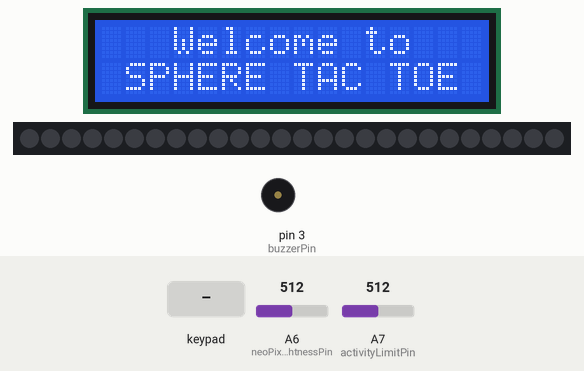
The sketch below on a simulated Arduino Nano, built with avr-gcc and run on an emulated ATmega328P. Parts: 16×2 character LCD, 26 RGB LEDs in strip order, left to right, buzzer (waves = sounding). Inputs (shaded band) come from the test bench; at power-on: A6 (neoPixelBrightnessPin) = 512, A7 (activityLimitPin) = 512. Dim RGB values are drawn brighter than linear; what the sketch prints to the serial monitor is not drawn.

Above: at 0.8 s.
At 2.7 s:
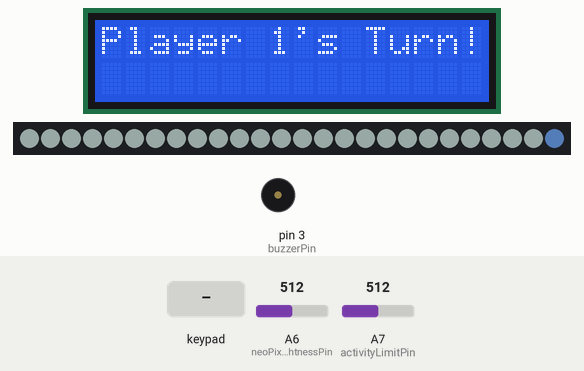
2.8 s: key 'A' pressed
At 4.0 s:
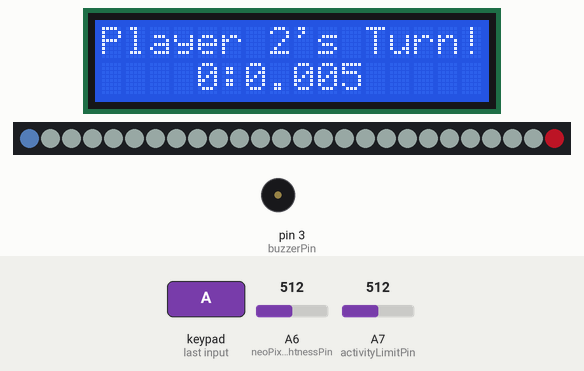
4.5 s: A6 (neoPixelBrightnessPin) set to 14
6.0 s: A6 (neoPixelBrightnessPin) set to 11
At 6.5 s:
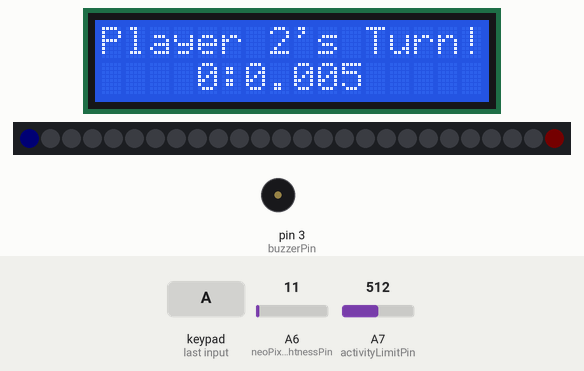
7.5 s: key 'B' pressed
At 8.8 s:
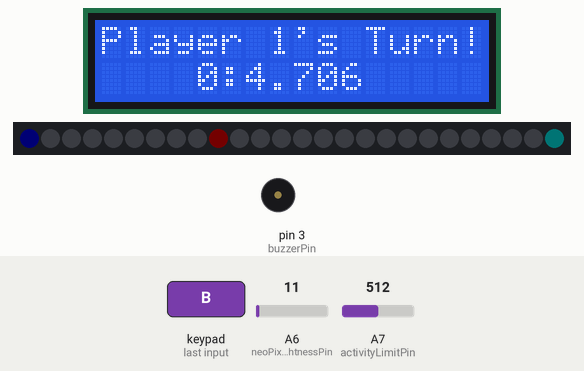
9.2 s: A6 (neoPixelBrightnessPin) set to 0
10.7 s: key 'C' pressed
At 12.2 s:
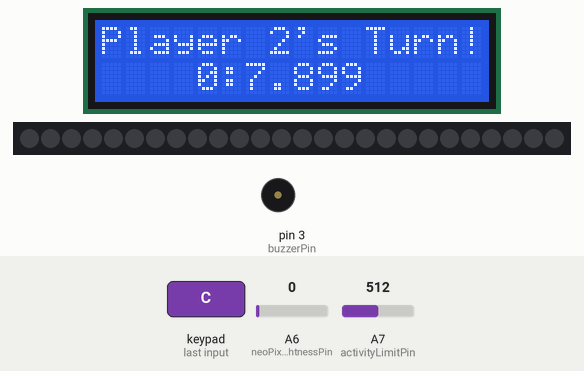
Timing chart, 0 to 59.7 s (numbered marks = the images above; inputs shaded):
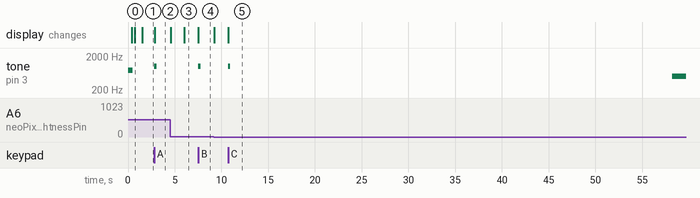

The sketch:

sphere_tac_toe.ino
```cpp
#include <LiquidCrystal_I2C.h>
#include <Adafruit_NeoPixel.h>
#include <Wire.h>
#include <Keypad.h>

void(* resetFunc) (void) = 0;

const byte lcdAddress = 0x27,
           gyroAddress = 0x68;

const uint8_t neopixelPin = 2,
              buzzerPin = 3,
              neoPixelBrightnessPin = A6,
              activityLimitPin = A7;

const byte rowPins[] = {4, 5, 6, 7, 8}; // top -> bottom
const byte colPins[] = {9, 14, 15, 16, 17}; // left -> right

unsigned long startingTime;
unsigned long lastActivityTime = 0;

const char keys[][5] = {
  {'A', 'B', 'C', 'D', 'E'},
  {'F', 'G', 'H', 'I', 'J'},
  {'K', 'L', 'M', 'N', 'O'},
  {'P', 'Q', 'R', 'S', 'T'},
  {'U', 'V', 'W', 'X', 'Y'}
};

const byte colors[][3] = {
  {255, 0, 0}, // red
  {255, 127, 0}, // orange
  {255, 255, 0}, // yellow
  {127, 255, 0}, // lime
  {0, 255, 0}, // green
  {0, 255, 255}, // blue
  {75, 75, 255}, // blueish-purple
  {127, 0, 255}, // purple
  {255, 0, 255} // magenta
};

const byte playerColors[][3] = {
  {62, 95, 138}, // Brillant blue – player 1
  {155, 17, 30}, // Ruby red – player 2
  {78, 87, 84} // Basalt grey – tie/unknown
};

int states[][5] = {
  {0, 0, 0, 0, 0},
  {0, 0, 0, 0, 0},
  {0, 0, 0, 0, 0},
  {0, 0, 0, 0, 0},
  {0, 0, 0, 0, 0}
};

bool player = 0;

int plays = 0;

LiquidCrystal_I2C lcd = LiquidCrystal_I2C(lcdAddress, 16, 2);
Keypad buttonGrid = Keypad(makeKeymap(keys), rowPins, colPins, 5, 5);
Adafruit_NeoPixel pixelGrid = Adafruit_NeoPixel(26, neopixelPin, NEO_GRB + NEO_KHZ800);

void setup() {
  pinMode(buzzerPin, OUTPUT);

  Serial.begin(9600);

  Serial.println("On/Reset");

  tone(buzzerPin, 750, 500);

  lcd.init();
  lcd.backlight();
  lcd.clear();

  lcd.setCursor(3, 0);
  lcd.print("Welcome to");
  lcd.setCursor(1, 1);
  lcd.print("SPHERE TAC TOE");

  pixelGrid.begin();

  onAnimation();

  delay(750);

  lcd.clear();
  lcd.setCursor(0, 0);
  lcd.print("Player 1's Turn!");

  setAllOnGrid(playerColors[2][0], playerColors[2][1], playerColors[2][2]);
  setIndicatorPixel(playerColors[0][0], playerColors[0][1], playerColors[0][2]);
}

void loop() {
  char key = buttonGrid.getKey();

  if (key) {
    lastActivityTime = millis();

    Serial.print("Key Pressed: ");
    Serial.print(key);
    Serial.print(" --> ");

    int rowCol[2];
    keyToRowCol(key, keys, rowCol);
    int row = rowCol[0];
    int col = rowCol[1];

    Serial.print(row);
    Serial.print(", ");
    Serial.println(col);

    if (states[row][col] == 0) {
      plays++;

      if (plays <= 1) {
        startingTime = millis();
      }

      noTone(buzzerPin);
      tone(buzzerPin, 1000, 250);

      setGridPixel(row, col, playerColors[player][0], playerColors[player][1], playerColors[player][2]);

      states[row][col] = player + 1;

      int winner = checkFourInARow(states, row, col);
      if (winner == 1) {
        announceEnding(msToString(getTime(startingTime, millis())), 0);
      } else if (winner == 2) {
        announceEnding(msToString(getTime(startingTime, millis())), 1);
      } else {
        player = !player;

        if (plays >= 25) {
          plays = 0;
          announceEnding(msToString(getTime(startingTime, millis())), 2);
        } else {
          lcd.setCursor(7, 0);
          lcd.print(String(player + 1));

          setIndicatorPixel(playerColors[player][0], playerColors[player][1], playerColors[player][2]);
        }
      }
    } else {
      noTone(buzzerPin);
      tone(buzzerPin, 500, 250);
    }

    if (plays > 0) {
      String time = msToString(getTime(startingTime, millis()));

      lcd.setCursor(0, 1);
      lcd.print(time);
    }
  }

  activityCheck();
  pixelGrid.setBrightness(map(analogRead(neoPixelBrightnessPin), 0, 1024, 0, 255));
  pixelGrid.show();

  delay(50);
}

int gridToPixel(int row, int col) {
  if (col % 2 > 0) {
    row = ((row - 2) * -1) + 2;
  }

  int pixel = row + (col * 5);

  return pixel;
}

void setIndicatorPixel (byte r, byte g, byte b) {
  pixelGrid.setPixelColor(25, pixelGrid.Color(r, g, b));
  pixelGrid.show();
}

void setGridPixel (int row, int col, byte r, byte g, byte b) {
  int pixel = gridToPixel(row, col);

  pixelGrid.setPixelColor(pixel, pixelGrid.Color(r, g, b));
  pixelGrid.show();
}

void setAllOnGrid (byte r, byte g, byte b) {
  for (int i = 0; i < 25; i++) {
    pixelGrid.setPixelColor(i, pixelGrid.Color(r, g, b));
    pixelGrid.show();
  }
}

int keyToRowCol (char key, char keys[5][5], int *rowCol) {
  for (int i = 0; i < 5; i++) {
    for (int j = 0; j < 5; j++) {
      if (keys[i][j] == key) {
        rowCol[0] = i;
        rowCol[1] = j;
      }
    }
  }

  return NULL;
}

void onAnimation() {
  for (int i = 0; i < 9; i++) {
    byte color[3];
    color[0] = colors[i][0];
    color[1] = colors[i][1];
    color[2] = colors[i][2];

    setIndicatorPixel(color[0], color[1], color[2]);

    setGridPixel(i, 0, color[0], color[1], color[2]);
    setGridPixel(i - 1, 1, color[0], color[1], color[2]);
    setGridPixel(i - 2, 2, color[0], color[1], color[2]);
    setGridPixel(i - 3, 3, color[0], color[1], color[2]);
    setGridPixel(i - 4, 4, color[0], color[1], color[2]);

    delay(1000 / 36);
  }

  for (int i = 0; i < 9; i++) {
    int white = map(i, 0, 8, 255, 0);
    setIndicatorPixel(white, white, white);

    setGridPixel(i, 0, 0, 0, 0);
    setGridPixel(i - 1, 1, 0, 0, 0);
    setGridPixel(i - 2, 2, 0, 0, 0);
    setGridPixel(i - 3, 3, 0, 0, 0);
    setGridPixel(i - 4, 4, 0, 0, 0);

    delay(1000 / 36);
  }

  setIndicatorPixel(0, 0, 0);
}

void announceEnding(String time, int winner) {
  if (winner == 2) {
    lcd.clear();
    lcd.setCursor(1, 0);
    lcd.print("It was a tie!!");

    setIndicatorPixel(playerColors[2][0], playerColors[2][1], playerColors[2][2]);
  } else {
    lcd.clear();
    lcd.setCursor(1, 0);
    lcd.print("Player ");
    lcd.setCursor(8, 0);
    lcd.print(String(winner + 1));
    lcd.setCursor(10, 0);
    lcd.print("Won!!");

    setIndicatorPixel(playerColors[winner][0], playerColors[winner][1], playerColors[winner][2]);
  }

  lcd.setCursor(0, 1);
  lcd.print(time);

  tone(buzzerPin, 750, 250);
  delay(500);
  tone(buzzerPin, 750, 250);
  delay(500);
  tone(buzzerPin, 750, 250);
}

unsigned long getTime(unsigned long start, unsigned long end) {
  return end - start;
}

String msToString(unsigned long time) {
  float m, s, ms;
  unsigned long over;
  String string, msString;

  m = time / 60000;
  over = time % 60000;
  s = over / 1000;
  ms = over % 1000;

  msString = String(int(ms));

  while (msString.length() < 3) {
    msString = "0" + msString;
  }

  string = String(int(m)) + ":" + String(int(s)) + "." + msString;

  string = spacePad(string);

  return string;
}

String spacePad(String in) {
  String out, FspaceString, BspaceString;
  int column;

  column = round((16 - in.length()) / 2);
  FspaceString = "";
  for (int i = 0; i < column; i++) {
    FspaceString += " ";
  }

  column = 16 - in.length();
  BspaceString = "";
  for (int i = 0; i < column; i++) {
    BspaceString += " ";
  }

  out = FspaceString + in + BspaceString;

  return out;
}

void activityCheck() {
  if (millis() - lastActivityTime > map(analogRead(activityLimitPin), 0, 1024, 5000, 90000)) {
    tone(buzzerPin, 500, 1000);
  }
}

float inRange(int num, int minimum, int maximum) {
  return num > minimum && num < maximum;
}

int checkFourInARow(int board[][5], int lastMoveRow, int lastMoveCol) {
  int i, j, count;
  int player = board[lastMoveRow][lastMoveCol];

  // check horizontal
  for (i = 0; i < 5; i++) {
    count = 0;
    for (j = 0; j < 5; j++) {
      int col = (lastMoveCol + j) % 5;  // wrap around to beginning if necessary
      if (board[i][col] == player) {
        count++;
        if (count == 4) {
          return player;
        }
      } else {
        count = 0;
      }
    }
  }

  // check vertical
  for (j = 0; j < 5; j++) {
    count = 0;
    for (i = 0; i < 5; i++) {
      int row = (lastMoveRow + i) % 5;  // wrap around to beginning if necessary
      if (board[row][j] == player) {
        count++;
        if (count == 4) {
          return player;
        }
      } else {
        count = 0;
      }
    }
  }

  // check diagonal (top-left to bottom-right)
  for (i = 0; i < 2; i++) {
    for (j = 0; j < 2; j++) {
      count = 0;
      int r = lastMoveRow - i;
      int c = lastMoveCol - j;
      while (r < 5 && c < 5) {
        if (board[r][c] == player) {
          count++;
          if (count == 4) {
            return player;
          }
        } else {
          count = 0;
        }
        r++;
        c++;
      }
    }
  }

  // check diagonal (bottom-left to top-right)
  for (i = 0; i < 2; i++) {
    for (j = 0; j < 2; j++) {
      count = 0;
      int r = lastMoveRow + i;
      int c = lastMoveCol - j;
      while (r >= 0 && c < 5) {
        if (board[r][c] == player) {
          count++;
          if (count == 4) {
            return player;
          }
        } else {
          count = 0;
        }
        r--;
        c++;
      }
    }
  }

  return 0;
}
```

Measured:
- the behaviour switches between 13 and 12 on A6 (neoPixelBrightnessPin) (found by bisection; images 2 and 3)
- after the input at 2.8 s, tone on pin 3 (buzzerPin): silent → 1000 Hz at once, → silent 0.25 s later; the display: changes at once (image 2)
- after the input at 7.5 s, tone on pin 3 (buzzerPin): silent → 1000 Hz at once, → silent 0.25 s later; the display: changes at once (image 4)
- after the input at 10.7 s, tone on pin 3 (buzzerPin): silent → 1000 Hz at once, → silent 0.25 s later, → 500 Hz 47.3 s later; the display: changes at once (image 5)
- what the display in image 0 shows lasts 0.8 s, from 0.7 s to 1.5 s
